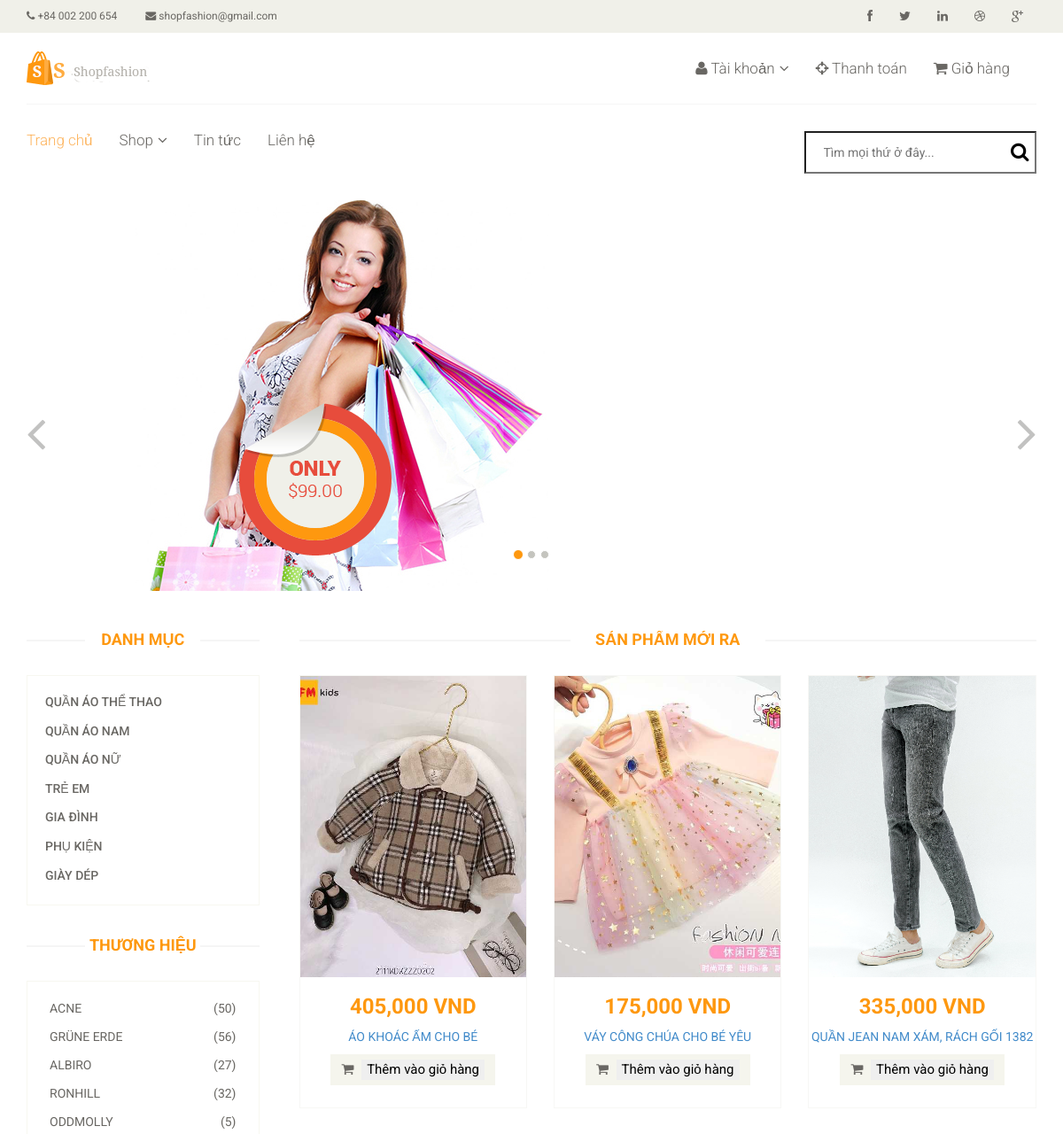
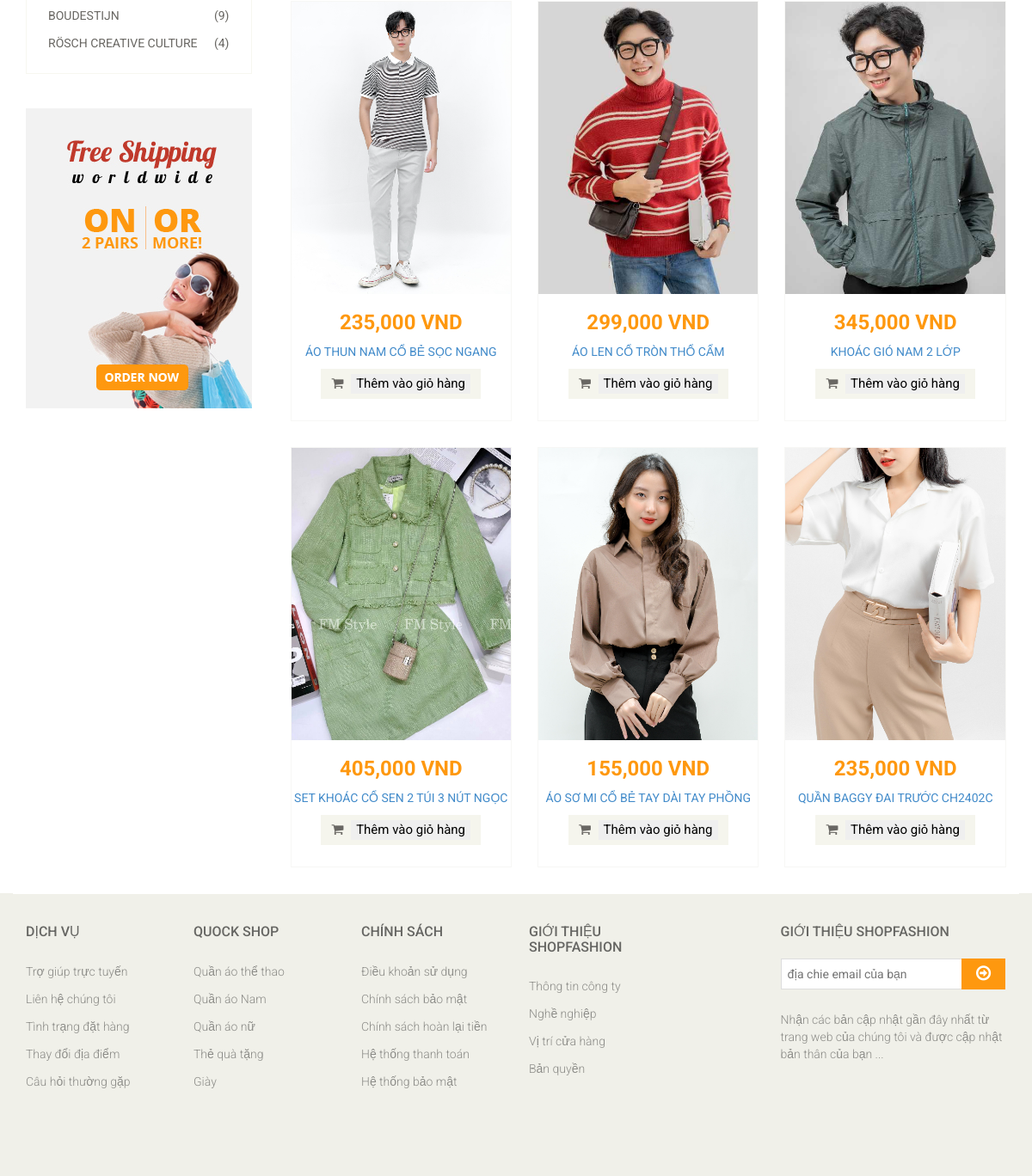
The page / on the database its author committed (2 pictures, top to bottom).
### tables this page shows
CREATE TABLE `category` (
  `id` int(11) NOT NULL,
  `name` varchar(100) NOT NULL
);

CREATE TABLE `product` (
  `id` int(11) NOT NULL,
  `category_id` int(11) DEFAULT NULL,
  `title` varchar(250) DEFAULT NULL,
  `price` int(11) DEFAULT NULL,
  `discount` int(11) DEFAULT NULL,
  `img` varchar(500) DEFAULT NULL,
  `mota` longtext DEFAULT NULL,
  `created_at` varchar(50) DEFAULT NULL,
  `updated_at` varchar(50) DEFAULT NULL
);

### model/pdo.php (called while the page is built, shortened)
<?php
function pdo_get_connection(){
    $dburl = "mysql:host=localhost;dbname=webbanhang;charset=utf8";
    $username = 'root';
    $password = '';
    $conn = new PDO($dburl, $username, $password);
    $conn->setAttribute(PDO::ATTR_ERRMODE, PDO::ERRMODE_EXCEPTION);
    return $conn;
}
function pdo_query($sql){
    $sql_args = array_slice(func_get_args(), 1);
    try{
        $conn = pdo_get_connection();
        $stmt = $conn->prepare($sql);
        $stmt->execute($sql_args);
        $rows = $stmt->fetchAll();
        return $rows;
    }
    catch(PDOException $e){
        throw $e;
    }
    finally{
        unset($conn);
    }
}

### model/danhmuc.php (called while the page is built, shortened)
<?php
function loadall_danhmuc(){
    $sql="select * from category ";
    $listdm=pdo_query($sql);
    return $listdm;
}
?>

### model/sanpham.php (called while the page is built, shortened)
<?php
 function loadall_sanpham_home(){
     $sql="select * from product where 1 order by id desc limit 0,9 ";
     $listsp=pdo_query($sql);
     return $listsp;
 }
?>

### model/global.php (called while the page is built)
<?php
    $img_path = 'upload/';
?>

### view/home.php (the view, shortened to what this page needs)
<section id="slider">
    <div class="container">
        <div class="row">
            <div class="col-sm-12">
                <div id="slider-carousel" class="carousel slide" data-ride="carousel">
                    <ol class="carousel-indicators">
                        <li data-target="#slider-carousel" data-slide-to="0" class="active"></li>
                        <li data-target="#slider-carousel" data-slide-to="1"></li>
                        <li data-target="#slider-carousel" data-slide-to="2"></li>
                    </ol>
                    <div class="carousel-inner">
                        <div class="item active">
                            <div class="col-sm-6">
                                <img src="images/home/girl1.jpg" class="girl img-responsive" alt="" />
                                <img src="images/home/pricing.png" class="pricing" alt="" />
                            </div>
                        </div>
                    </div>
                    <a href="#slider-carousel" class="left control-carousel hidden-xs" data-slide="prev">
                        <i class="fa fa-angle-left"></i>
                    </a>
                    <a href="#slider-carousel" class="right control-carousel hidden-xs" data-slide="next">
                        <i class="fa fa-angle-right"></i>
                    </a>
                </div>
            </div>
        </div>
    </div>
</section>
<section>
    <div class="container">
        <div class="row">
            <div class="col-sm-3">
                <div class="left-sidebar">
                    <h2>Danh mục</h2>
                    <div class="panel-group category-products" id="accordian">
                        <?php
                            foreach ($dsdm as $dm) {
                                    extract($dm);
                                    $linkdm='index.php?act=danhmuc&iddm='.$id;
                                    echo '
                                    <div class="panel panel-default">
                                        <div class="panel-heading">
                                            <h4 class="panel-title"><a href="'.$linkdm.'">'.$name.'</a></h4>
                                        </div>
                                    </div>
                                     ';
                                }
                        ?>
                    </div>
                    <div class="brands_products">
                        <h2>Thương hiệu</h2>
                        <div class="brands-name">
                            <ul class="nav nav-pills nav-stacked">
                                <li>
                                    <a href="#"> <span class="pull-right">(50)</span>Acne</a>
                                </li>
                                <li>
                                    <a href="#"> <span class="pull-right">(56)</span>Grüne Erde</a>
                                </li>
                                <li>
                                    <a href="#"> <span class="pull-right">(27)</span>Albiro</a>
                                </li>
                                <li>
                                    <a href="#"> <span class="pull-right">(32)</span>Ronhill</a>
                                </li>
                                <li>
                                    <a href="#"> <span class="pull-right">(5)</span>Oddmolly</a>
                                </li>
                                <li>
                                    <a href="#"> <span class="pull-right">(9)</span>Boudestijn</a>
                                </li>
                                <li>
                                    <a href="#"> <span class="pull-right">(4)</span>Rösch creative culture</a>
                                </li>
                            </ul>
                        </div>
                    </div>
                    <div class="shipping text-center">
                        <img src="images/home/shipping.jpg" alt="" />
                    </div>
                </div>
            </div>
            <div class="col-sm-9 padding-right">
                <div class="features_items">
                    <h2 class="title text-center">Sản phẩm  Mới Ra</h2>
                    <?php
                        foreach ($sptc as $sanpham) {
                            extract($sanpham);
                            $hinh=$img_path.$img;
                            $linksp='index.php?act=sanphamct&id='.$id;
                    ?>
                    <div class="col-sm-4">
                        <div class="product-image-wrapper">
                            <div class="single-products">
                                <div class="productinfo text-center">
                                    <img src="<?php echo $hinh?>" alt="">
                                    <h2><?php echo number_format("$price").""?> VND</h2>
                                    <p><a href="<?php echo $linksp?>"><?php echo $title?></a></p>
                                    <?php
                                        echo '
                                        <form action="index.php?act=addcart" method="post">
                                            <input type="hidden"  name="id" value="'.$id.'">
                                            <input type="hidden" name="tensp" value="'.$title.'">
                                            <input type="hidden" name="img" value="'.$img.'">
                                            <input type="hidden" name="giasp" value="'.$price.'">
                                            <a href="#" class="btn btn-default add-to-cart">
                                                <i class="fa fa-shopping-cart"></i>
                                                <input style="border-style: hidden;" type="submit" name="addcart"  value="Thêm vào giỏ hàng">
                                            </a>
                                        </form>
                                        ';
                                    ?>
                                </div>
                            </div>
                        </div>
                    </div>
                    <?php
                         }
                    ?>
                </div>
            </div>
        </div>
    </div>
</section>

### rows shown on the page
category: name "QUẦN ÁO THỂ THAO"
category: name "QUẦN ÁO NAM"
category: name "QUẦN ÁO NỮ"
category: name "TRẺ EM"
category: name "GIA ĐÌNH"
category: name "PHỤ KIỆN"
category: name "GIÀY DÉP"
product: img (picture), price "405,000", title "ÁO KHOÁC ẤM CHO BÉ"
product: img (picture), price "175,000", title "VÁY CÔNG CHÚA CHO BÉ YÊU"
product: img (picture), price "335,000", title "QUẦN JEAN NAM XÁM, RÁCH GỐI 1382"
product: img (picture), price "235,000", title "ÁO THUN NAM CỔ BẺ SỌC NGANG"
product: img (picture), price "299,000", title "ÁO LEN CỔ TRÒN THỔ CẨM"
product: img (picture), price "345,000", title "KHOÁC GIÓ NAM 2 LỚP"
product: img (picture), price "405,000", title "SET KHOÁC CỔ SEN 2 TÚI 3 NÚT NGỌC"
product: img (picture), price "155,000", title "ÁO SƠ MI CỔ BẺ TAY DÀI TAY PHỒNG"
product: img (picture), price "235,000", title "QUẦN BAGGY ĐAI TRƯỚC CH2402C"
